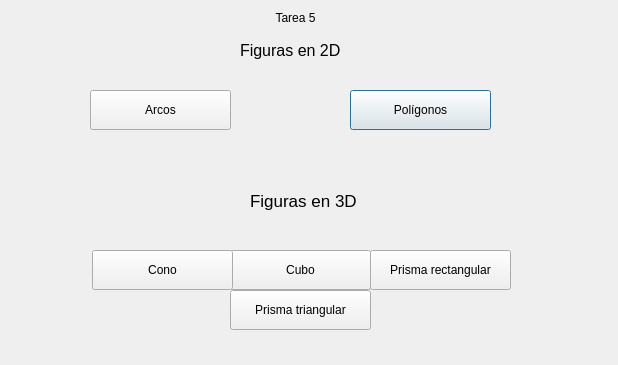
<?xml version="1.0" encoding="UTF-8"?>
<ui version="4.0">
 <class>Dialog</class>
 <widget class="QDialog" name="Dialog">
  <property name="geometry">
   <rect>
    <x>0</x>
    <y>0</y>
    <width>618</width>
    <height>365</height>
   </rect>
  </property>
  <property name="windowTitle">
   <string>Menu</string>
  </property>
  <widget class="QLabel" name="label">
   <property name="geometry">
    <rect>
     <x>190</x>
     <y>10</y>
     <width>211</width>
     <height>16</height>
    </rect>
   </property>
   <property name="text">
    <string>Tarea 5</string>
   </property>
   <property name="alignment">
    <set>Qt::AlignCenter</set>
   </property>
  </widget>
  <widget class="QPushButton" name="pushButton">
   <property name="geometry">
    <rect>
     <x>350</x>
     <y>90</y>
     <width>141</width>
     <height>40</height>
    </rect>
   </property>
   <property name="text">
    <string>Polígonos</string>
   </property>
  </widget>
  <widget class="QPushButton" name="pushButton_2">
   <property name="geometry">
    <rect>
     <x>90</x>
     <y>90</y>
     <width>141</width>
     <height>40</height>
    </rect>
   </property>
   <property name="text">
    <string>Arcos</string>
   </property>
  </widget>
  <widget class="QPushButton" name="pushButton_3">
   <property name="geometry">
    <rect>
     <x>230</x>
     <y>250</y>
     <width>141</width>
     <height>40</height>
    </rect>
   </property>
   <property name="text">
    <string>Cubo</string>
   </property>
  </widget>
  <widget class="QPushButton" name="pushButton_4">
   <property name="geometry">
    <rect>
     <x>370</x>
     <y>250</y>
     <width>141</width>
     <height>40</height>
    </rect>
   </property>
   <property name="text">
    <string>Prisma rectangular</string>
   </property>
  </widget>
  <widget class="QPushButton" name="pushButton_5">
   <property name="geometry">
    <rect>
     <x>230</x>
     <y>290</y>
     <width>141</width>
     <height>40</height>
    </rect>
   </property>
   <property name="text">
    <string>Prisma triangular</string>
   </property>
  </widget>
  <widget class="QPushButton" name="pushButton_6">
   <property name="geometry">
    <rect>
     <x>92</x>
     <y>250</y>
     <width>141</width>
     <height>40</height>
    </rect>
   </property>
   <property name="text">
    <string>Cono</string>
   </property>
  </widget>
  <widget class="QLabel" name="label_2">
   <property name="geometry">
    <rect>
     <x>250</x>
     <y>190</y>
     <width>111</width>
     <height>21</height>
    </rect>
   </property>
   <property name="font">
    <font>
     <pointsize>13</pointsize>
    </font>
   </property>
   <property name="text">
    <string>Figuras en 3D</string>
   </property>
  </widget>
  <widget class="QLabel" name="label_3">
   <property name="geometry">
    <rect>
     <x>240</x>
     <y>40</y>
     <width>131</width>
     <height>21</height>
    </rect>
   </property>
   <property name="font">
    <font>
     <pointsize>12</pointsize>
    </font>
   </property>
   <property name="text">
    <string>Figuras en 2D</string>
   </property>
  </widget>
 </widget>
 <layoutdefault spacing="6" margin="11"/>
 <resources/>
 <connections/>
</ui>
